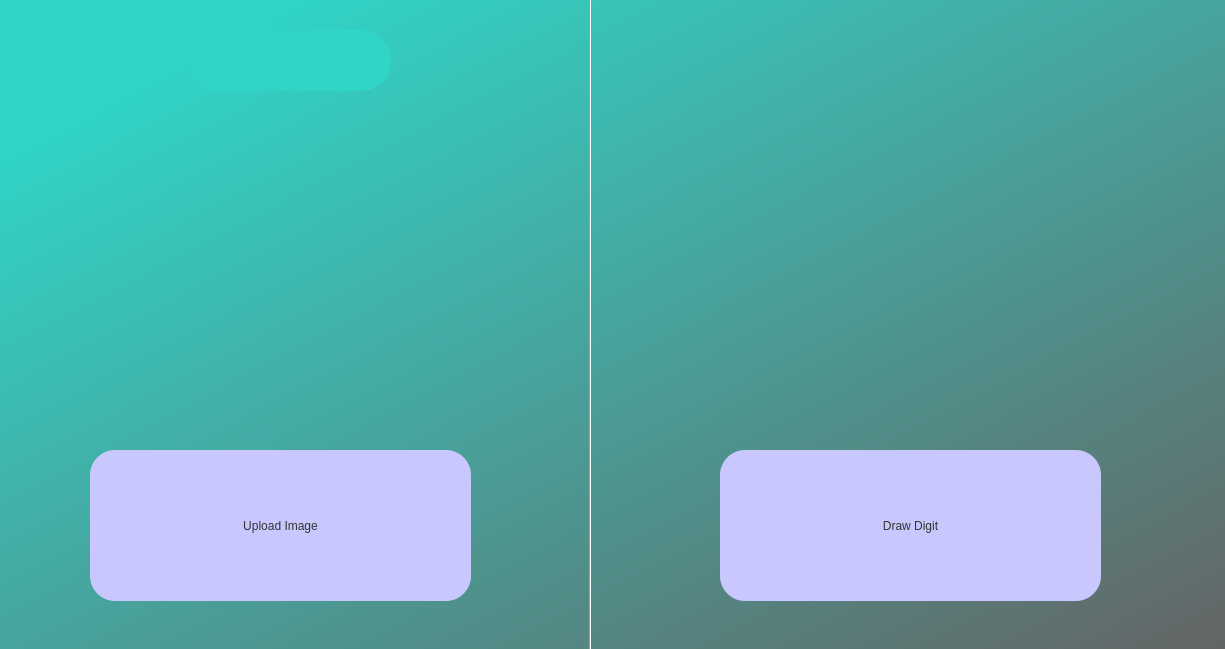
<?xml version="1.0" encoding="UTF-8"?>
<ui version="4.0">
 <class>MainWindow</class>
 <widget class="QMainWindow" name="MainWindow">
  <property name="geometry">
   <rect>
    <x>0</x>
    <y>0</y>
    <width>1225</width>
    <height>649</height>
   </rect>
  </property>
  <property name="windowTitle">
   <string>MainWindow</string>
  </property>
  <widget class="QWidget" name="centralwidget">
   <widget class="QWidget" name="bqwidget" native="true">
    <property name="geometry">
     <rect>
      <x>0</x>
      <y>0</y>
      <width>1231</width>
      <height>651</height>
     </rect>
    </property>
    <property name="styleSheet">
     <string notr="true">QWidget#bqwidget{
background-color:qlineargradient(spread:pad, x1:0.107773, y1:0.113, x2:1, y2:1, stop:0 rgba(48, 213,200, 255), stop:1 rgba(100, 100,100, 255));}</string>
    </property>
    <widget class="QPushButton" name="pushButton">
     <property name="geometry">
      <rect>
       <x>90</x>
       <y>450</y>
       <width>381</width>
       <height>151</height>
      </rect>
     </property>
     <property name="styleSheet">
      <string notr="true">font: 36pt &quot;Segoe Script&quot;;
border-radius:25px;
color: rgb(52, 52, 52);
background-color: rgb(200, 200,255);
</string>
     </property>
     <property name="text">
      <string>Upload Image</string>
     </property>
    </widget>
    <widget class="QPushButton" name="pushButton_2">
     <property name="geometry">
      <rect>
       <x>720</x>
       <y>450</y>
       <width>381</width>
       <height>151</height>
      </rect>
     </property>
     <property name="styleSheet">
      <string notr="true">font: 36pt &quot;Segoe Script&quot;;
border-radius:25px;
color: rgb(52, 52, 52);
background-color: rgb(200, 200,255);</string>
     </property>
     <property name="text">
      <string>Draw Digit</string>
     </property>
    </widget>
    <widget class="Line" name="line">
     <property name="geometry">
      <rect>
       <x>580</x>
       <y>-10</y>
       <width>20</width>
       <height>811</height>
      </rect>
     </property>
     <property name="orientation">
      <enum>Qt::Vertical</enum>
     </property>
    </widget>
    <widget class="QLabel" name="imglabel">
     <property name="geometry">
      <rect>
       <x>150</x>
       <y>110</y>
       <width>281</width>
       <height>271</height>
      </rect>
     </property>
     <property name="text">
      <string>&lt;html&gt;&lt;head/&gt;&lt;body&gt;&lt;p&gt;&lt;br/&gt;&lt;/p&gt;&lt;/body&gt;&lt;/html&gt;</string>
     </property>
    </widget>
    <widget class="QLabel" name="imglabel_2">
     <property name="geometry">
      <rect>
       <x>750</x>
       <y>110</y>
       <width>331</width>
       <height>331</height>
      </rect>
     </property>
     <property name="styleSheet">
      <string notr="true"/>
     </property>
     <property name="text">
      <string>&lt;html&gt;&lt;head/&gt;&lt;body&gt;&lt;p&gt;&lt;br/&gt;&lt;/p&gt;&lt;/body&gt;&lt;/html&gt;</string>
     </property>
    </widget>
    <widget class="QLabel" name="label">
     <property name="geometry">
      <rect>
       <x>190</x>
       <y>30</y>
       <width>201</width>
       <height>61</height>
      </rect>
     </property>
     <property name="layoutDirection">
      <enum>Qt::LeftToRight</enum>
     </property>
     <property name="autoFillBackground">
      <bool>false</bool>
     </property>
     <property name="styleSheet">
      <string notr="true">font:30pt &quot;Segoe Script&quot;;
border-radius:30px;
color: rgb(52, 52, 52);
background-color: rgb(48, 213,200);
</string>
     </property>
     <property name="text">
      <string/>
     </property>
    </widget>
   </widget>
  </widget>
 </widget>
 <resources/>
 <connections/>
</ui>
